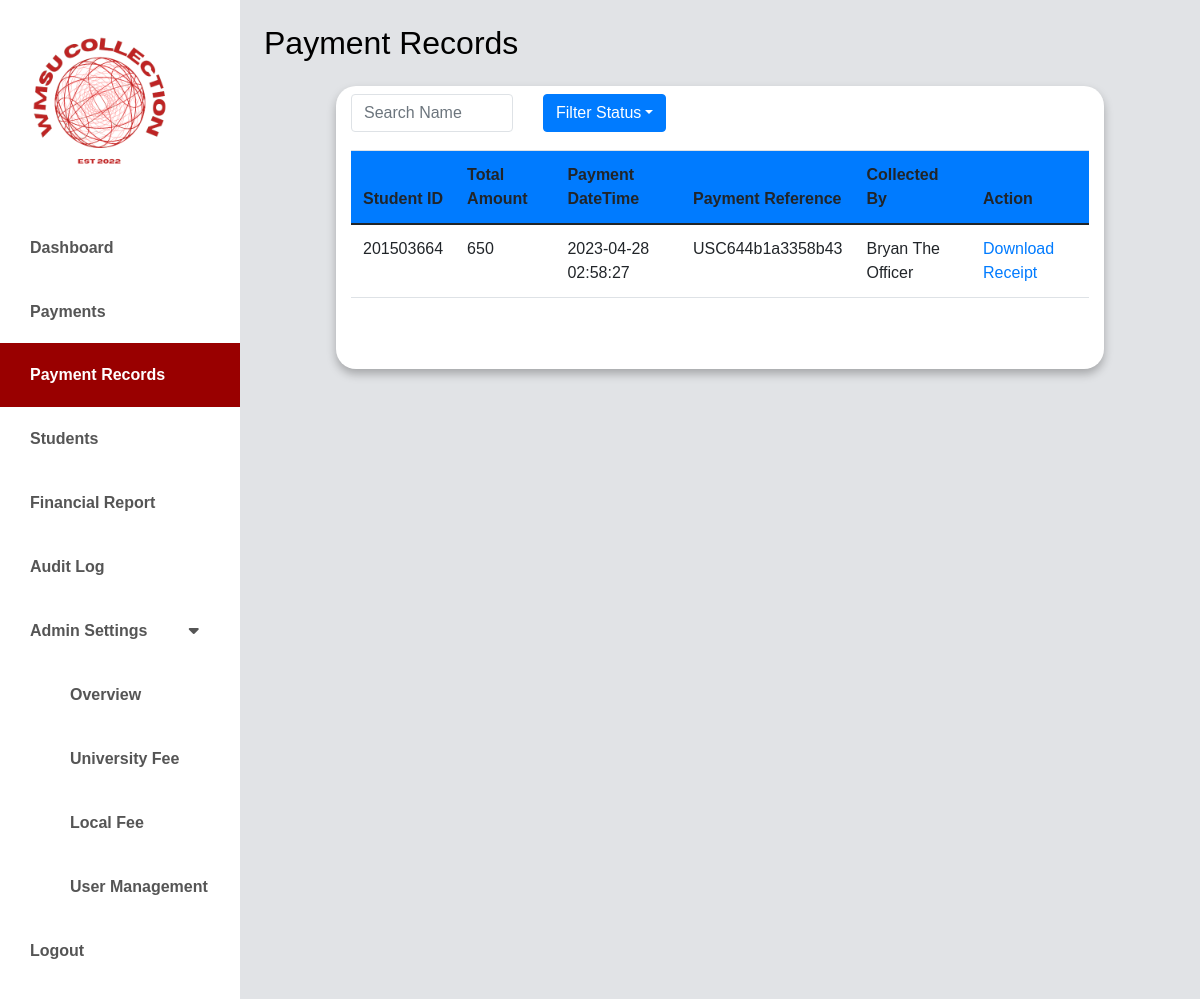
The app's page /payment-records/payment-records.php (signed in), older data.
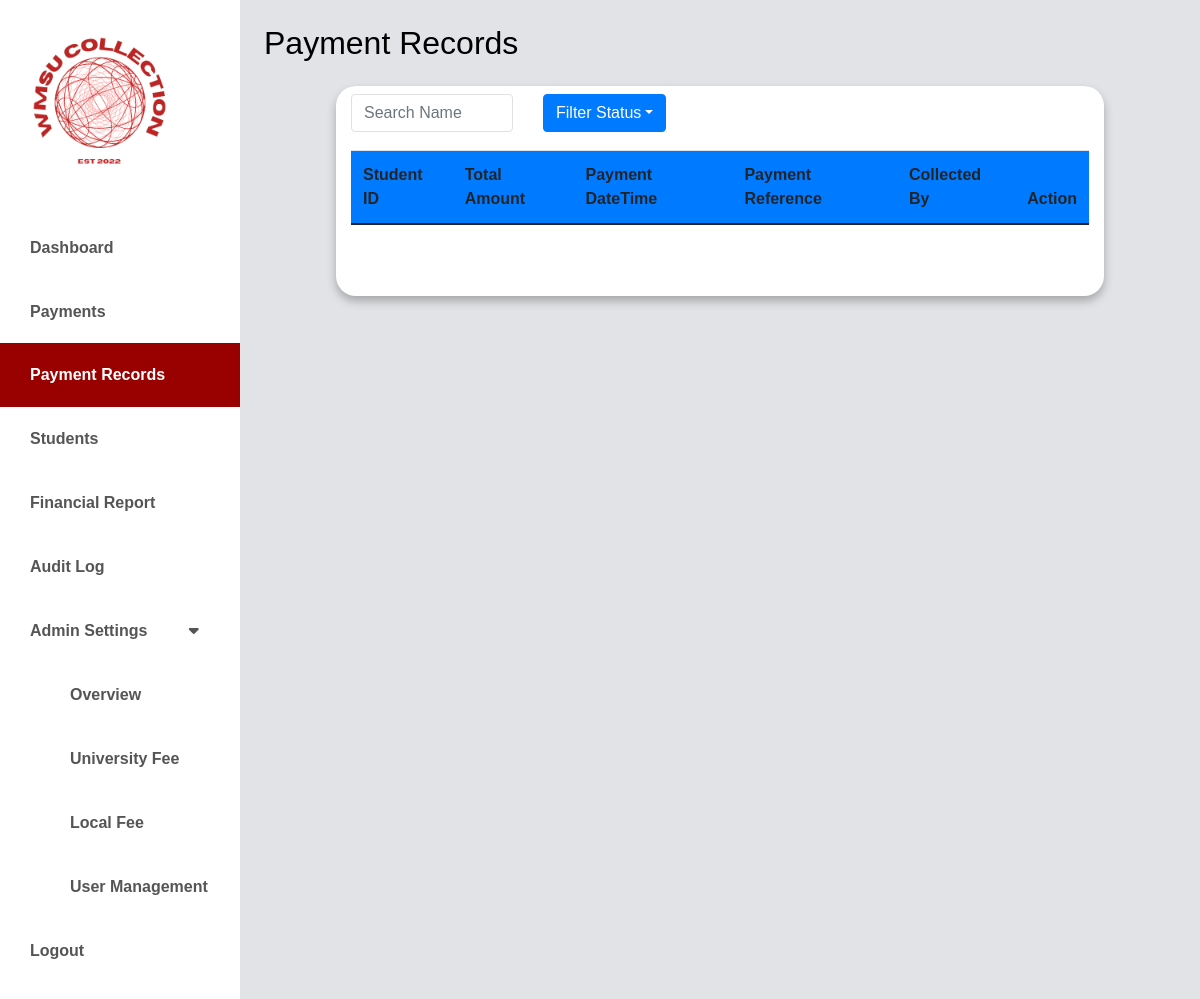
The same page, newer data.
### tables this page shows
CREATE TABLE `university_payment_details` (
  `id` int(11) NOT NULL,
  `student_id` int(11) NOT NULL,
  `payment_datetime` datetime NOT NULL,
  `payment_amount` int(11) NOT NULL,
  `payment_reference` varchar(50) NOT NULL,
  `paid_items` text NOT NULL,
  `collected_by` varchar(100) NOT NULL,
  `created_at` timestamp NOT NULL DEFAULT current_timestamp(),
  `updated_at` timestamp NOT NULL DEFAULT current_timestamp() ON UPDATE current_timestamp()
);

### classes/database.class.php (called while the page is built)
<?php
class Database {
    private $host = 'localhost';
    private $username = 'root';
    private $password = '';
    private $database = 'wmsu';
    protected $connection;
    public function connect() {
        try {
            $dsn = "mysql:host=$this->host;dbname=$this->database;charset=utf8mb4";
            $options = [
                PDO::ATTR_ERRMODE => PDO::ERRMODE_EXCEPTION,
                PDO::ATTR_DEFAULT_FETCH_MODE => PDO::FETCH_ASSOC,
                PDO::ATTR_EMULATE_PREPARES => false,
            ];
            $this->connection = new PDO($dsn, $this->username, $this->password, $options);
        } catch (PDOException $e) {
            echo "Connection error: " . $e->getMessage();
            die();
        }
        return $this->connection;
    }
}
?>

### payment-records/payment-records.php (the view, shortened to what the changed rows need)
<?php
	require_once '../classes/database.class.php';
?>
<!doctype html>
<html lang="en" class="no-js">
  <html>
    <head>
    <link href="https://cdn.jsdelivr.net/npm/bootstrap@5.0.0-beta3/dist/css/bootstrap.min.css" rel="stylesheet" />
    <link rel="stylesheet" href="https://cdnjs.cloudflare.com/ajax/libs/font-awesome/5.15.3/css/all.min.css" />
	<link rel="stylesheet" href="https://stackpath.bootstrapcdn.com/bootstrap/4.5.0/css/bootstrap.min.css">
	<link rel="stylesheet" href="https://maxcdn.bootstrapcdn.com/font-awesome/4.7.0/css/font-awesome.min.css">
  <link rel="stylesheet" href="../css/dashboard.css" />
    <link rel="stylesheet" href="../css/payment-records.css" />
    </head>
      <body>
      <div class="d-flex" id="wrapper">
        <div class="table-responsive">
  <div id="page-content-wrapper">
    <nav class="navbar navbar-expand-lg navbar-light bg-active py-4 px-4">
      <div class="d-flex align-items-center">
        <h2 class="fs-2 m-0" style="color:#000000; font-weight: 400;">Payment Records</h2>
      </div>
    </nav>
    <div class="container">
      <div class="table-responsive">
        <table class="table">
          <thead style="background-color: #007bff;">
            <tr>
              <th >Student ID</th>
              <th>Total Amount</th>
              <th>Payment DateTime</th>
              <th>Payment Reference</th>
              <th>Collected By</th>
              <th>Action</th>
            </tr>
          </thead>
          <tbody>
            <?php
            $db = new Database();
            $sql = "SELECT * FROM university_payment_details";
            $stmt = $db->connect()->prepare($sql);
            $stmt->execute();
            $payments = $stmt->fetchAll(PDO::FETCH_ASSOC);
foreach ($payments as $payment) {
    echo '<tr>';
    echo '<td>' . $payment['student_id'] . '</td>';
    echo '<td>' . $payment['payment_amount'] . '</td>';
    echo '<td>' . $payment['payment_datetime'] . '</td>';
    echo '<td>' . $payment['payment_reference'] . '</td>';
    echo '<td>' . $payment['collected_by'] . '</td>';
    echo '<td><a href="download_receipt.php?payment_id=' . $payment['id'] . '">Download Receipt</a></td>';
    echo '</tr>';
}
echo '</tbody>';
echo '</table>';
?>
</body>
</html>

Row changes from the older to the newer data that the page shows:
removed university_payment_details: student "201503664", payment_amount "650", payment_datetime "2023-04-28 02:58:27", payment_reference "USC644b1a3358b43", collected_by "Bryan The Officer"
